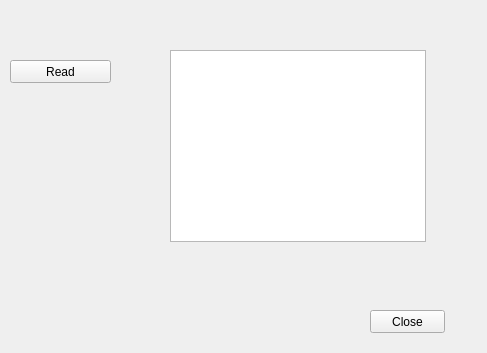
<?xml version="1.0" encoding="UTF-8"?>
<ui version="4.0">
 <class>DisplayLogs</class>
 <widget class="QWidget" name="DisplayLogs">
  <property name="geometry">
   <rect>
    <x>0</x>
    <y>0</y>
    <width>487</width>
    <height>353</height>
   </rect>
  </property>
  <property name="windowTitle">
   <string>Form</string>
  </property>
  <widget class="QPushButton" name="pbRead">
   <property name="geometry">
    <rect>
     <x>10</x>
     <y>60</y>
     <width>101</width>
     <height>23</height>
    </rect>
   </property>
   <property name="text">
    <string>Read</string>
   </property>
  </widget>
  <widget class="QListView" name="lvLogs">
   <property name="geometry">
    <rect>
     <x>170</x>
     <y>50</y>
     <width>256</width>
     <height>192</height>
    </rect>
   </property>
  </widget>
  <widget class="QPushButton" name="pbCloseDisplayLogs">
   <property name="geometry">
    <rect>
     <x>370</x>
     <y>310</y>
     <width>75</width>
     <height>23</height>
    </rect>
   </property>
   <property name="text">
    <string>Close</string>
   </property>
  </widget>
 </widget>
 <resources/>
 <connections/>
</ui>
